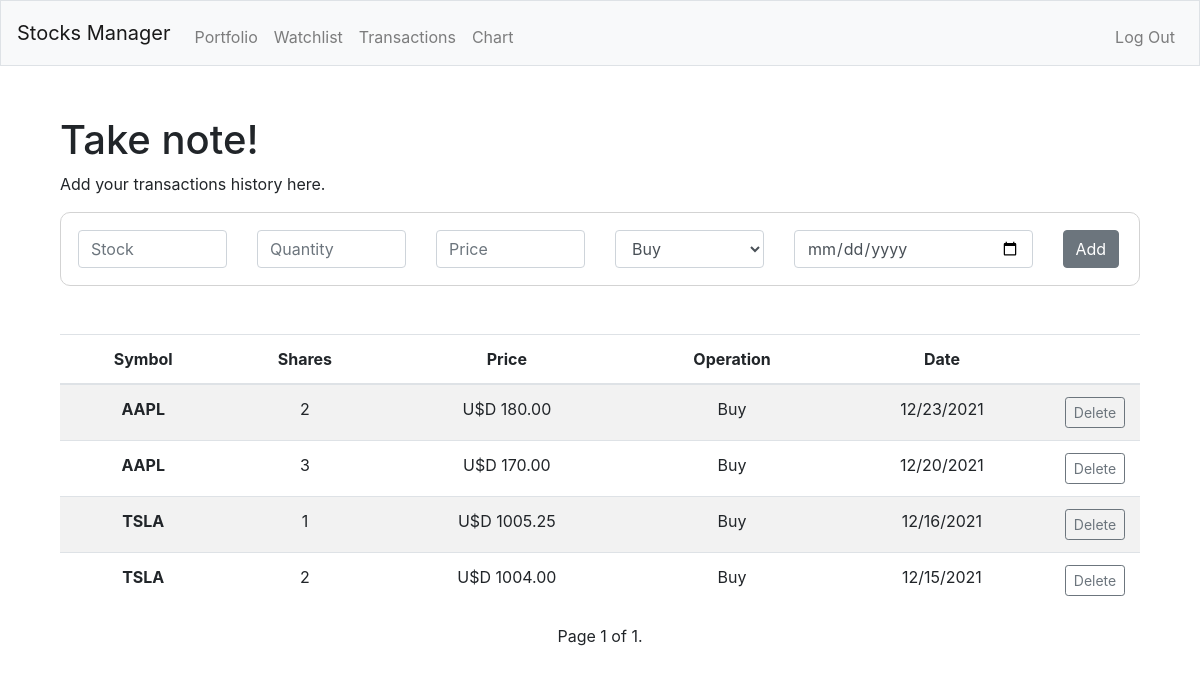
The app's page /transactions (signed in) with its own data.
### stock_manager/models.py (models this page shows)
class Transactions(models.Model):
    user = models.ForeignKey("User", on_delete=models.CASCADE, related_name="transactions")
    operation = models.CharField(max_length = 3)
    symbol = models.CharField(max_length=10)
    shares = models.IntegerField()
    price = models.FloatField()
    date = models.DateTimeField()

### stock_manager/views.py (the view, shortened to what this page needs)
# urls.py: path("transactions", views.transactions, name="transactions"),
def transactions(request):
    if request.method == 'GET':
        transactions = Transactions.objects.filter(user=request.user).order_by("-date").all()
        paginator = Paginator(transactions, 15)
        page_number = request.GET.get('page')
        page_obj = paginator.get_page(page_number)
        return render(request, "stock_manager/transactions.html", {
            "transactions": page_obj,
        })

### stock_manager/templates/stock_manager/transactions.html (shortened to what this page needs)
{% extends "stock_manager/layout.html" %}
{% load stocks_tags %}
{% block body %}
<h1>Take note!</h1>
<p>Add your transactions history here.</p>
<form action="{% url 'transactions' %}" method="post" style="padding: 17px; border: lightgrey 1px solid; border-radius: 10px;">
    <div class="row">
        <div class="col-md-2">
            <input type="text" class="form-control" placeholder="Stock" name="stock" autocomplete="off" maxlength="5" required>
        </div>
        <div class="col-md-2">
            <input type="number" step="0.01" class="form-control" placeholder="Quantity" name="quantity" autocomplete="off" required>
        </div>
        <div class="col-md-2">
            <input type="number" step="0.01" class="form-control" placeholder="Price" name="price" autocomplete="off" required>
        </div>
        <div class="col-md-2">
            <select id="inputState" class="form-control" name="operation" required>
                <option value="buy" selected>Buy</option>
              </select>
        </div>
        <div class="col-md-3">
            <input type="date" autocomplete="off" name="date" class="form-control">
        </div>
        <div class="col-md-1">
            <button type="submit" class="btn btn-secondary" title="add_stock">Add</button>
        </div>
    </div>
</form><br><br>
{% if transactions %}
<table class="table table-striped  responsive-table">
    <thead>
        <tr>
            <th>Symbol</th>
            <th>Shares</th>
            <th>Price</th>
            <th>Operation</th>
            <th>Date</th>
            <th></th>
        </tr>
    </thead>
    <tbody>
        {% for i in transactions %}
            <tr class="item">
                <td><b>{{ i.symbol }}</b></td>
                <td>{{ i.shares }}</td>
                <td>U$D {{ i.price | floatformat:2 }}</td>
                <td>{{ i.operation }}</td>
                <td>{{ i.date|date:"m/d/Y" }}</td>
                <td class="col-md-1 delete">
                    <a class="btn btn-outline-secondary btn-sm" data-toggle="modal" href="#deleteModal{{i.id}}">Delete</a>
                </td>
            </tr>
        {% endfor %}
    </tbody>
</table>
<center>
    <span class="step-links">
        <span class="current">
            Page {{ transactions.number }} of {{ transactions.paginator.num_pages }}.
        </span>
    </span>
</center>
{% else %}
<p style="text-align: center; font-size: 28px; font-weight: 400;">You have no transactions, yet.</p>
{% endif %}
{% endblock %}

### stock_manager/templates/stock_manager/layout.html (shortened to what this page needs)
{% load static %}
<!DOCTYPE html>
<html lang="en">
<head>
    <link href="https://maxcdn.bootstrapcdn.com/bootstrap/4.1.3/css/bootstrap.min.css" rel="stylesheet">
    <link href="https://cdnjs.cloudflare.com/ajax/libs/slick-carousel/1.5.9/slick-theme.min.css" rel="stylesheet" />
    <link href="{% static 'stock_manager/styles.css' %}" rel="stylesheet">
</head>
<body>
    <nav class="navbar navbar-expand-md navbar-light bg-light border">
        {% if user.is_authenticated %}
        <a class="navbar-brand" href="/">Stocks Manager</a>
        {% else %}
        <a class="navbar-brand" href="{% url 'login' %}">Stocks Manager</a>
        {% endif %}
        <div class="collapse navbar-collapse" id="navbar">
            {% if user.is_authenticated %}
            <ul class="navbar-nav mr-auto mt-2">
                <li class="nav-item"><a class="nav-link" href="{% url 'portfolio' %}">Portfolio</a></li>
                <li class="nav-item"><a class="nav-link" href="{% url 'watchlist' %}">Watchlist</a></li>
                <li class="nav-item"><a class="nav-link" href="{% url 'transactions' %}">Transactions</a></li>
                <li class="nav-item"><a class="nav-link" href="{% url 'chart' %}">Chart</a></li>
            </ul>
            <ul class="navbar-nav ml-auto mt-2">
                <li class="nav-item"><a class="nav-link" data-toggle="modal" href="#logoutModal">Log Out</a></li>
            </ul>
            {% else %}
            <ul class="navbar-nav ml-auto mt-2">
                <li class="nav-item"><a class="nav-link" href="{% url 'register' %}">Register</a></li>
                <li class="nav-item"><a class="nav-link" href="{% url 'login' %}">Log In</a></li>
            </ul>
            {% endif %}
        </div>
    </nav>
    <main class="container index_body">
        {% block body %}{% endblock %}
    </main>
</body>
</html>

### stock_manager/static/stock_manager/styles.css (style rules this page uses)
.index_body { padding: 30px; margin-top: 20px; }
td, th { text-align: center; }

### records on screen
Transactions: symbol "AAPL", shares "2", price "180.00", operation "Buy", date "12/23/2021"
Transactions: symbol "AAPL", shares "3", price "170.00", operation "Buy", date "12/20/2021"
Transactions: symbol "TSLA", shares "1", price "1005.25", operation "Buy", date "12/16/2021"
Transactions: symbol "TSLA", shares "2", price "1004.00", operation "Buy", date "12/15/2021"

### other values on screen
{{ transactions.number }} "1"
{{ transactions.paginator.num_pages }} "1"
